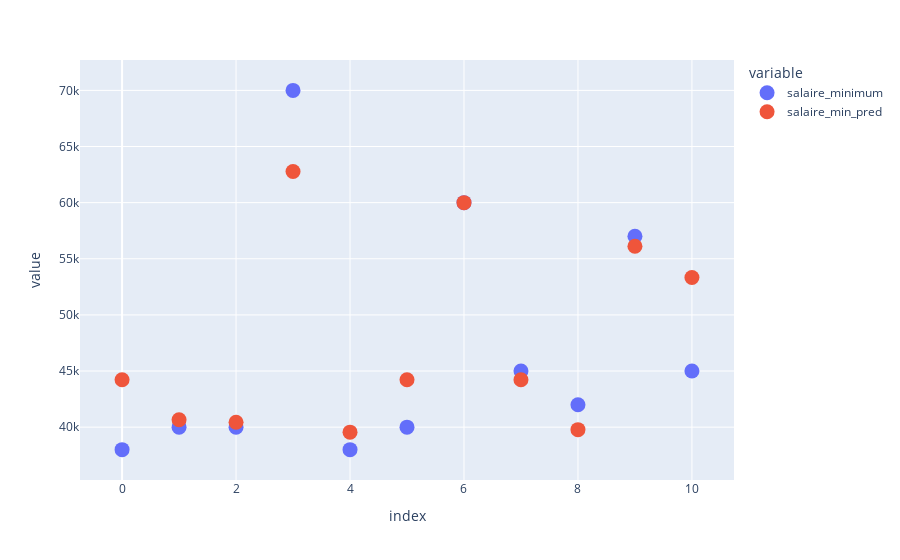

Notebook cell for this chart:
### Code cell
df_px = pd.DataFrame(y_test)
df_px = df_px.reset_index().drop('index', axis=1)
df_px = pd.concat([df_px, pd.DataFrame(y_min_pred)], axis=1)
df_px = df_px.rename(columns={0 : "salaire_min_pred"})

fig = px.scatter(df_px, title="Ecart entre les valeurs testées et les valeurs prédites", labels= {"value": "salaire"})
fig.update_traces(marker={'size': 15})
fig.show()

### Figure 1 — Plotly figure (JSON) as saved in the notebook; plotly's stock layout.template omitted (floating-point values rounded to 4 significant figures)
{"data": [{"hovertemplate": "variable=salaire_minimum<br>index=%{x}<br>value=%{y}<extra></extra>", "legendgroup": "salaire_minimum", "marker": {"color": "#636efa", "size": 15, "symbol": "circle"}, "mode": "markers", "name": "salaire_minimum", "orientation": "v", "showlegend": true, "type": "scatter", "x": [0, 1, 2, 3, 4, 5, 6, 7, 8, 9, 10], "xaxis": "x", "y": [38000, 40000, 40000, 70000, 38000, 40000, 60000, 45000, 42000, 57000, 45000], "yaxis": "y"}, {"hovertemplate": "variable=salaire_min_pred<br>index=%{x}<br>value=%{y}<extra></extra>", "legendgroup": "salaire_min_pred", "marker": {"color": "#EF553B", "size": 15, "symbol": "circle"}, "mode": "markers", "name": "salaire_min_pred", "orientation": "v", "showlegend": true, "type": "scatter", "x": [0, 1, 2, 3, 4, 5, 6, 7, 8, 9, 10], "xaxis": "x", "y": [44220.0, 40670.0, 40440.0, 62780.0, 39560.0, 44220.0, 60000, 44220.0, 39780.0, 56110.0, 53330.0], "yaxis": "y"}], "layout": {"legend": {"title": {"text": "variable"}, "tracegroupgap": 0}, "margin": {"t": 60}, "xaxis": {"anchor": "y", "domain": [0, 1], "title": {"text": "index"}}, "yaxis": {"anchor": "x", "domain": [0, 1], "title": {"text": "value"}}}}
